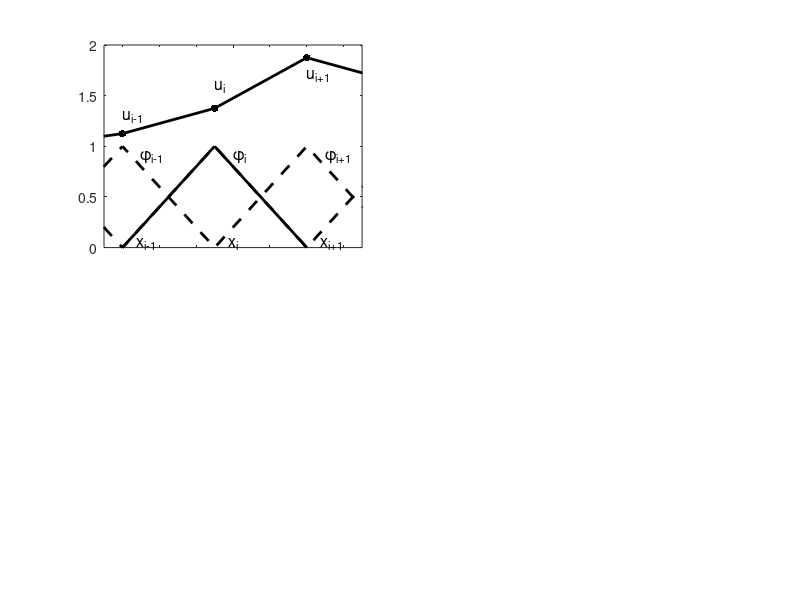

Reproduce this figure in MATLAB.
% Mon Feb 20 19:03:54 MSK 2012
% Karl Kästner, Berlin

 clf
 subplot(2,2,1)
 plot([-0.5 0 0.5 1 1.5 ], [1 0 1 0 1], 'k--','Linewidth',2)
 hold on
 plot([0 0.5 1 ], [0 1 0], 'k-','Linewidth',2)
 plot([-0.5 0 0.5 1 1.5], [0 1 0 1 0], 'k--','Linewidth',2)
 text(0.1,0.9,'\fontsize{16}\phi_{i-1}')
 text(0.6,0.9,'\fontsize{16}\phi_{i}')
 text(1.1,0.9,'\fontsize{16}\phi_{i+1}')

 text(0.075,0.05,'\fontsize{16}x_{i-1}')
 text(0.575,0.05,'\fontsize{16}x_{i}')
 text(1.075,0.05,'\fontsize{16}x_{i+1}')
 
 text(0.0, 1.3,'\fontsize{16}u_{i-1}')
 text(0.5, 1.6,'\fontsize{16}u_{i}')
 text(1.0, 1.70,'\fontsize{16}u_{i+1}')

 plot([-0.5 0 0.5 1 1.5], [1 1.125 1.375 1.875 1.625], 'k.-','Linewidth',2,'Markersize',16)

 axis([-0.1 1.3 0 2]); 
 set(gca,'xticklabel',[]);
%xlabel('Honk');ylabel('Molch');title('Kalle');
 print -deps ../img/hat_function.eps

